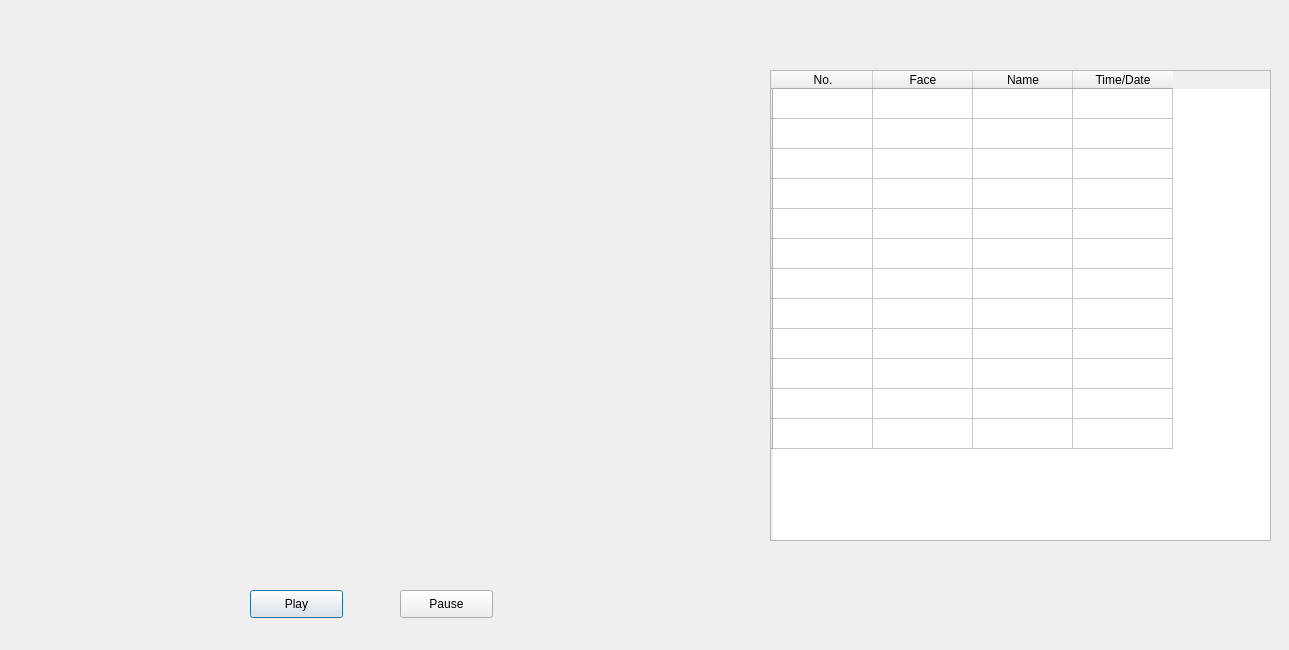
<?xml version="1.0" encoding="UTF-8"?>
<ui version="4.0">
 <class>Dialog</class>
 <widget class="QDialog" name="Dialog">
  <property name="geometry">
   <rect>
    <x>0</x>
    <y>0</y>
    <width>1289</width>
    <height>650</height>
   </rect>
  </property>
  <property name="windowTitle">
   <string>Dialog</string>
  </property>
  <property name="autoFillBackground">
   <bool>true</bool>
  </property>
  <widget class="QPushButton" name="pushButton_2">
   <property name="geometry">
    <rect>
     <x>250</x>
     <y>590</y>
     <width>93</width>
     <height>28</height>
    </rect>
   </property>
   <property name="text">
    <string>Play</string>
   </property>
  </widget>
  <widget class="QPushButton" name="pushButton_3">
   <property name="geometry">
    <rect>
     <x>400</x>
     <y>590</y>
     <width>93</width>
     <height>28</height>
    </rect>
   </property>
   <property name="text">
    <string>Pause</string>
   </property>
  </widget>
  <widget class="QTableWidget" name="tableWidget">
   <property name="geometry">
    <rect>
     <x>770</x>
     <y>70</y>
     <width>501</width>
     <height>471</height>
    </rect>
   </property>
   <property name="minimumSize">
    <size>
     <width>0</width>
     <height>471</height>
    </size>
   </property>
   <row>
    <property name="text">
     <string/>
    </property>
   </row>
   <row>
    <property name="text">
     <string/>
    </property>
   </row>
   <row>
    <property name="text">
     <string/>
    </property>
   </row>
   <row>
    <property name="text">
     <string/>
    </property>
   </row>
   <row>
    <property name="text">
     <string/>
    </property>
   </row>
   <row>
    <property name="text">
     <string/>
    </property>
   </row>
   <row>
    <property name="text">
     <string/>
    </property>
   </row>
   <row>
    <property name="text">
     <string/>
    </property>
   </row>
   <row>
    <property name="text">
     <string/>
    </property>
   </row>
   <row>
    <property name="text">
     <string/>
    </property>
   </row>
   <row>
    <property name="text">
     <string/>
    </property>
   </row>
   <row>
    <property name="text">
     <string/>
    </property>
   </row>
   <column>
    <property name="text">
     <string>No.</string>
    </property>
   </column>
   <column>
    <property name="text">
     <string>Face</string>
    </property>
   </column>
   <column>
    <property name="text">
     <string>Name</string>
    </property>
   </column>
   <column>
    <property name="text">
     <string>Time/Date</string>
    </property>
   </column>
   <item row="1" column="1">
    <property name="text">
     <string/>
    </property>
    <property name="background">
     <brush brushstyle="NoBrush">
      <color alpha="255">
       <red>255</red>
       <green>0</green>
       <blue>0</blue>
      </color>
     </brush>
    </property>
   </item>
  </widget>
  <widget class="QLabel" name="label">
   <property name="geometry">
    <rect>
     <x>40</x>
     <y>40</y>
     <width>671</width>
     <height>521</height>
    </rect>
   </property>
   <property name="text">
    <string/>
   </property>
  </widget>
 </widget>
 <resources/>
 <connections/>
</ui>
